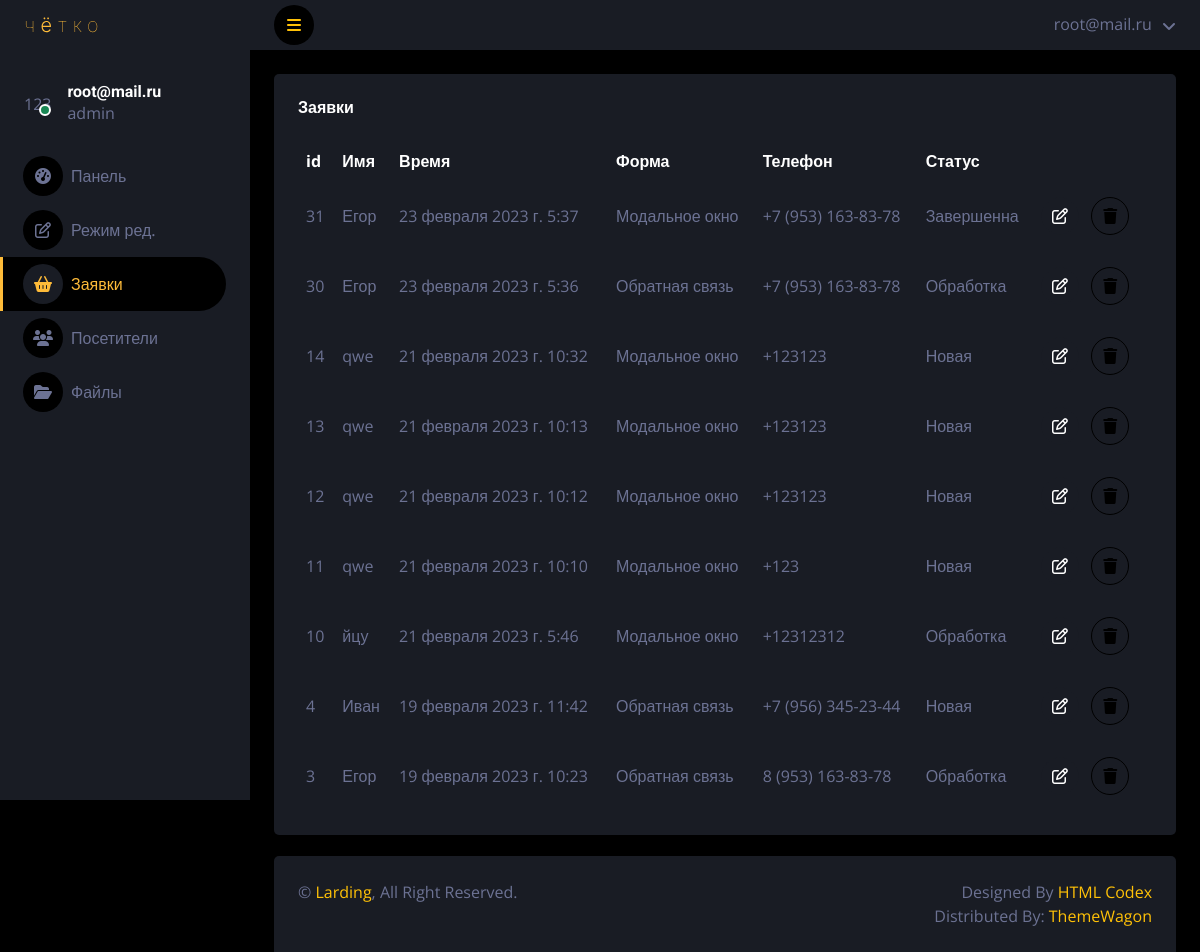
The app's page /orders/ (signed in), older data.
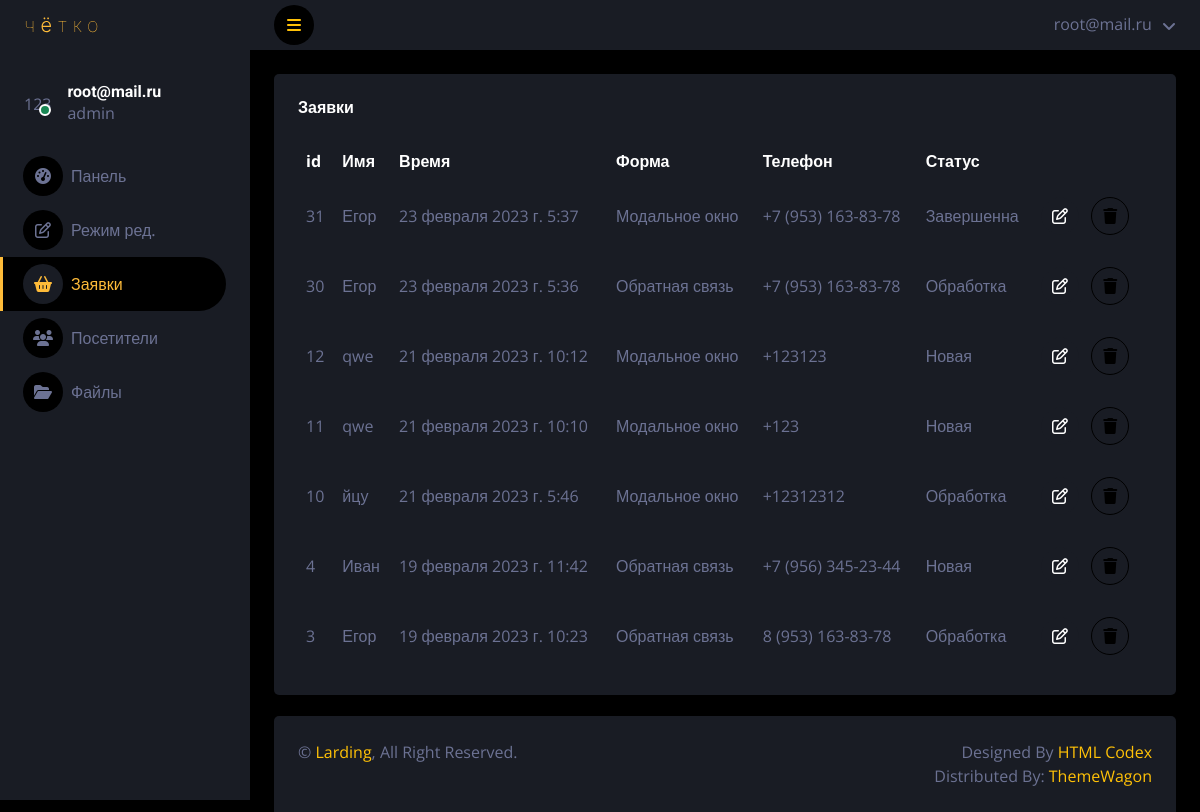
The same page, newer data.
### landing/models.py (models this page shows, shortened)
class bids(models.Model):
	STATUS_BID = [
        ('new', 'Новая'),
        ('processing', 'Обработка'),
        ('completed', 'Завершенна'),
    ]
	name = models.CharField(max_length=100, db_index=True,verbose_name="Имя",blank=True)
	last_name = models.CharField(max_length=100, db_index=True,verbose_name="Фамилия",blank=True)
	mail = models.CharField(max_length=100, db_index=True,verbose_name="Почта",blank=True)
	tel = models.CharField(max_length=100, db_index=True,verbose_name="Телефон",blank=True)
	message = models.TextField(db_index=True,verbose_name="Сообщение",null=True,blank=True)
	which = models.CharField(max_length=100, db_index=True,verbose_name="Форма отправки",blank=True)
	ip = models.CharField(max_length=100, db_index=True,verbose_name="IP",blank=True)
	country = models.CharField(max_length=100, db_index=True,verbose_name="Страна",blank=True)
	os = models.CharField(max_length=100, db_index=True,verbose_name="Операционная система",blank=True)
	browser = models.CharField(max_length=200, db_index=True,verbose_name="Браузер",blank=True)
	data = models.FileField(upload_to="files/%Y/%m/%d/",blank=True,verbose_name="Фаил")
	time_create = models.DateTimeField(auto_now_add=True,verbose_name="Время отправки",blank=True)
	time_update = models.DateTimeField(auto_now=True,verbose_name="Последнее обновление",blank=True)
	status = models.TextField(blank=True,verbose_name="Статус",choices=STATUS_BID)
	class Meta:
		verbose_name = 'Заявка'
		verbose_name_plural = 'Заявки'

### landing/views.py (the view)
# urls.py: path('orders/',OrderPage.as_view(),name='order'),
class OrderPage(LoginRequiredMixin,DataMixin,ListView):
	model = landing
	template_name = 'accounts/darkpan/order.html'
	def get_context_data(self,*, object_list=None, **kwargs):
		context = super().get_context_data(**kwargs)
		print(self.request.user)
		context['user'] = self.request.user
		context['orders'] = bids.objects.order_by("-id")
		context['orders_count'] =bids.objects.count()
		c_def = self.get_user_context(title="Заявки",selected="landing:order")
		context = dict(list(context.items())+list(c_def.items()))
		return context

### landing/utils.py (called while the page is built)
	def get_user_context(self, **kwargs):
		context = kwargs
		context['menu_admin']=[{'title':'Панель','url_name':'landing:dashboard','icon':'fa-tachometer-alt'},
							   {'title':'Режим ред.','url_name':'landing:edit','icon':'fa-edit'},
							   {'title':'Заявки','url_name':'landing:order','icon':'fa-shopping-basket'},
							   {'title':'Посетители','url_name':'landing:users','icon':'fa-users'},
							   {'title':'Файлы','url_name':'landing:files','icon':'fa-folder-open'},
			]
		return context

### landing/templates/accounts/darkpan/order.html (shortened to what this page needs)
{% extends "accounts/darkpan/base.html" %}
{% block content %}
            <div class="container-fluid pt-4 px-4">
                <div class="bg-secondary text-center rounded p-4">
                    <div class="d-flex align-items-center justify-content-between mb-4">
                        <h6 class="mb-0">Заявки</h6>
                    </div>
                    <div class="table-responsive">
                        <table class="table text-start align-middle table-borderless table-hover mb-0">
                            <thead>
                                <tr class="text-white">
                                    <th scope="col">id</th>
                                    <th scope="col">Имя</th>
                                    <th scope="col">Время</th>
                                    <th scope="col">Форма</th>
                                    <th scope="col">Телефон</th>
                                    <th scope="col">Статус</th>
                                    <th scope="col"></th>
                                </tr>
                            </thead>
                            <tbody>
                                {% for item in orders %}
                                    <tr>
                                        <td>{{ item.id }}</td>
                                        <td>{{ item.name }}</td>
                                        <td>{{ item.time_create }}</td>
                                        <td>{{ item.which }}</td>
                                        <td>{{ item.tel }}</td>
                                            {% for itemme in item.STATUS_BID %}
                                                {% if item.status in itemme.0 %}
                                                    <td>{{ itemme.1 }}</td>
                                                {% endif %}
                                            {% endfor %}
                                        <td>
                                            <button type="button" class="btn btn-square btn-secondary getorder" data-bs-toggle="modal" data-bs-target="#exampleModal" data-id-order="{{ item.id }}" data-path="/orders/{{ item.id }}/">
                                                <i class="fa-regular fa-pen-to-square"></i>
                                            </button>
                                            <a href="del/{{ item.id }}/" class="btn btn-square btn-outline-dark m-2"><i class="fa-solid fa-trash"></i></a>
                                        </td>
                                    </tr>
                                {% endfor %}
                            </tbody>
                        </table>
                    </div>
                </div>
            </div>
{% endblock %}

### landing/templates/accounts/darkpan/base.html (shortened to what this page needs)
{% load static %}
<!DOCTYPE html>
<html lang="en">
<head>
    <link href="{% static 'accounts/'%}lib/owlcarousel/assets/owl.carousel.min.css" rel="stylesheet">
    <link href="{% static 'accounts/'%}lib/tempusdominus/css/tempusdominus-bootstrap-4.min.css" rel="stylesheet" />
    <link href="{% static 'accounts/'%}css/bootstrap.min.css" rel="stylesheet">
    <link href="{% static 'accounts/'%}css/style.css" rel="stylesheet">
</head>
<body>
    <div class="container-fluid position-relative d-flex p-0">
        <div class="sidebar pe-4 pb-3">
            <nav class="navbar bg-secondary navbar-dark">
                <a href="{% url 'landing:home' %}" class="d-flex align-items-center navbar-brand mx-4 mb-3 w-100">
                    <img src="{% static 'accounts/'%}img/logo.svg">
                </a>
                <div class="d-flex align-items-center ms-4 mb-4 mt-4 w-100">
                    <div class="position-relative">
                        <div class="rounded-circle">123</div>
                        <div class="bg-success rounded-circle border border-2 border-white position-absolute end-0 bottom-0 p-1"></div>
                    </div>
                    <div class="ms-3">
                        <h6 class="mb-0">{{ user.email }}</h6>
                        {% if user.is_superuser %}
                            <span>admin</span>
                        {% else %}
                            <span>no admin</span>
                        {% endif %}
                    </div>
                </div>
                <div class="navbar-nav w-100">
                    {% for item in menu_admin %}
                        {% if item.url_name == selected %}
                            <a href="{% url item.url_name %}" class="nav-item nav-link active"><i class="fa {{ item.icon }} me-2"></i>{{ item.title }}</a>
                        {% else %}
                            <a href="{% url item.url_name %}" class="nav-item nav-link"><i class="fa {{ item.icon }} me-2"></i>{{ item.title }}</a>
                        {% endif %}
                    {% endfor %}
                </div>
            </nav>
        </div>
        <div class="content ">
            <nav class="navbar navbar-expand bg-secondary navbar-dark sticky-top px-4 py-0">
                <a href="#" class="sidebar-toggler flex-shrink-0">
                    <i class="fa fa-bars"></i>
                </a>
                <div class="navbar-nav align-items-center ms-auto">
                    <div class="nav-item dropdown">
                        <a href="#" class="nav-link dropdown-toggle" data-bs-toggle="dropdown">
                            <span class="d-none d-lg-inline-flex">{{ user.email }}</span>
                        </a>
                    </div>
                </div>
            </nav>
            {% block content %}
            {% endblock %}
            <div class="mt-auto position-sticky top-100" style="margin-top: 117px !important;">
                <div class="container-fluid pt-4 px-4 position-absolute bottom-0"  >
                    <div class="bg-secondary rounded-top p-4" >
                        <div class="row" >
                            <div class="col-12 col-sm-6 text-center text-sm-start">
                                &copy; <a href="#">Larding</a>, All Right Reserved.
                            </div>
                            <div class="col-12 col-sm-6 text-center text-sm-end">
                                Designed By <a href="https://htmlcodex.com">HTML Codex</a>
                                <br>Distributed By: <a href="https://themewagon.com" target="_blank">ThemeWagon</a>
                            </div>
                        </div>
                    </div>
                </div>
            </div>
        </div>
    </div>
</body>
</html>

Row changes from the older to the newer data that the page shows:
removed bids: id "14", name "qwe", time_create "21 февраля 2023 г. 10:32", which "Модальное окно", tel "+123123", itemme "Новая"
removed bids: id "13", name "qwe", time_create "21 февраля 2023 г. 10:13", which "Модальное окно", tel "+123123", itemme "Новая"
